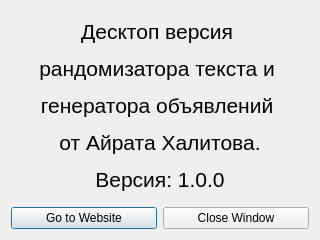
<?xml version="1.0" encoding="UTF-8"?>
<ui version="4.0">
 <class>AboutWindow</class>
 <widget class="QDialog" name="AboutWindow">
  <property name="geometry">
   <rect>
    <x>0</x>
    <y>0</y>
    <width>320</width>
    <height>240</height>
   </rect>
  </property>
  <property name="minimumSize">
   <size>
    <width>320</width>
    <height>240</height>
   </size>
  </property>
  <property name="windowTitle">
   <string>About Program</string>
  </property>
  <layout class="QGridLayout" name="gridLayout">
   <item row="0" column="0">
    <layout class="QVBoxLayout" name="verticalLayout">
     <item>
      <widget class="QLabel" name="aboutLabel">
       <property name="font">
        <font>
         <pointsize>16</pointsize>
         <italic>true</italic>
        </font>
       </property>
       <property name="text">
        <string>&lt;html&gt;&lt;head/&gt;&lt;body&gt;&lt;p align=&quot;center&quot;&gt;&lt;span style=&quot; font-style:normal;&quot;&gt;Десктоп версия &lt;/span&gt;&lt;/p&gt;&lt;p align=&quot;center&quot;&gt;&lt;span style=&quot; font-style:normal;&quot;&gt;рандомизатора текста и &lt;/span&gt;&lt;/p&gt;&lt;p align=&quot;center&quot;&gt;&lt;span style=&quot; font-style:normal;&quot;&gt;генератора объявлений &lt;/span&gt;&lt;/p&gt;&lt;p align=&quot;center&quot;&gt;&lt;span style=&quot; font-style:normal;&quot;&gt;от Айрата Халитова.&lt;/span&gt;&lt;/p&gt;&lt;p align=&quot;center&quot;&gt;&lt;span style=&quot; font-style:normal;&quot;&gt;Версия: 1.0.0&lt;/span&gt;&lt;/p&gt;&lt;/body&gt;&lt;/html&gt;</string>
       </property>
      </widget>
     </item>
     <item>
      <layout class="QHBoxLayout" name="horizontalLayout">
       <item>
        <widget class="QPushButton" name="gotoWebsiteButton">
         <property name="text">
          <string>Go to Website</string>
         </property>
        </widget>
       </item>
       <item>
        <widget class="QPushButton" name="closeButton">
         <property name="text">
          <string>Close Window</string>
         </property>
        </widget>
       </item>
      </layout>
     </item>
    </layout>
   </item>
  </layout>
 </widget>
 <resources/>
 <connections>
  <connection>
   <sender>closeButton</sender>
   <signal>clicked()</signal>
   <receiver>AboutWindow</receiver>
   <slot>close()</slot>
   <hints>
    <hint type="sourcelabel">
     <x>159</x>
     <y>204</y>
    </hint>
    <hint type="destinationlabel">
     <x>159</x>
     <y>119</y>
    </hint>
   </hints>
  </connection>
 </connections>
</ui>
